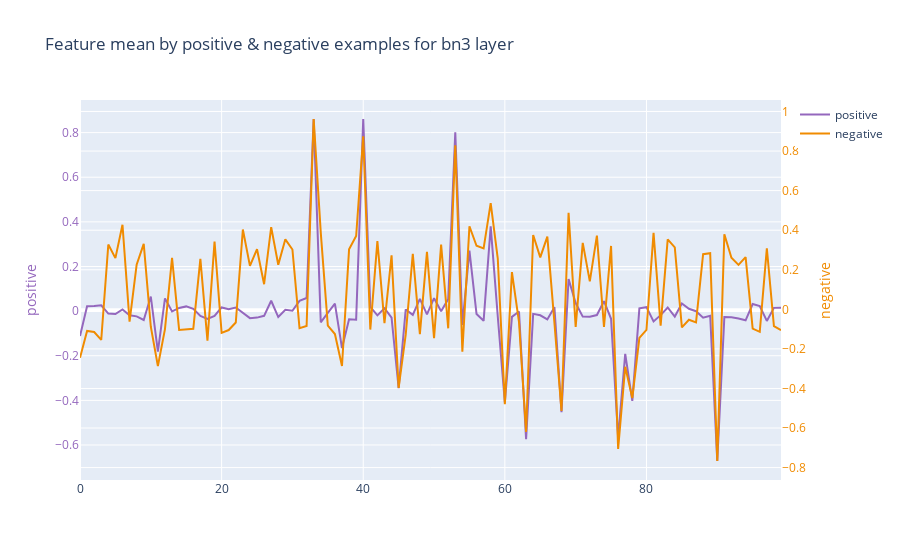

Notebook code cell kept with this figure:
### Code cell
plot_scatter_intermediate_outputs_multitrace(
    pos_out_mean, neg_out_mean, 'positive', 'negative',
    'Feature mean by positive & negative examples for {} layer'.format(
        layer_name))
